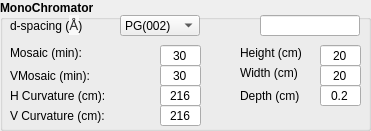
   <widget class="QGroupBox" name="groupBox_3">
    <property name="geometry">
     <rect>
      <x>10</x>
      <y>140</y>
      <width>371</width>
      <height>131</height>
     </rect>
    </property>
    <property name="font">
     <font>
      <weight>75</weight>
      <bold>true</bold>
     </font>
    </property>
    <property name="title">
     <string>MonoChromator</string>
    </property>
    <widget class="QLineEdit" name="mono_hcurve_input">
     <property name="geometry">
      <rect>
       <x>160</x>
       <y>85</y>
       <width>41</width>
       <height>21</height>
      </rect>
     </property>
     <property name="minimumSize">
      <size>
       <width>41</width>
       <height>21</height>
      </size>
     </property>
     <property name="maximumSize">
      <size>
       <width>41</width>
       <height>21</height>
      </size>
     </property>
     <property name="font">
      <font>
       <weight>50</weight>
       <bold>false</bold>
      </font>
     </property>
     <property name="text">
      <string>216</string>
     </property>
     <property name="alignment">
      <set>Qt::AlignCenter</set>
     </property>
    </widget>
    <widget class="QLineEdit" name="mono_select_input">
     <property name="geometry">
      <rect>
       <x>260</x>
       <y>15</y>
       <width>100</width>
       <height>21</height>
      </rect>
     </property>
     <property name="minimumSize">
      <size>
       <width>100</width>
       <height>21</height>
      </size>
     </property>
     <property name="maximumSize">
      <size>
       <width>100</width>
       <height>21</height>
      </size>
     </property>
     <property name="font">
      <font>
       <weight>50</weight>
       <bold>false</bold>
      </font>
     </property>
     <property name="alignment">
      <set>Qt::AlignCenter</set>
     </property>
    </widget>
    <widget class="QLabel" name="mono_hcurve_label">
     <property name="geometry">
      <rect>
       <x>10</x>
       <y>85</y>
       <width>161</width>
       <height>21</height>
      </rect>
     </property>
     <property name="minimumSize">
      <size>
       <width>161</width>
       <height>21</height>
      </size>
     </property>
     <property name="font">
      <font>
       <weight>50</weight>
       <bold>false</bold>
      </font>
     </property>
     <property name="text">
      <string>H Curvature (cm):</string>
     </property>
     <property name="alignment">
      <set>Qt::AlignLeading|Qt::AlignLeft|Qt::AlignVCenter</set>
     </property>
    </widget>
    <widget class="QLabel" name="mono_vcurve_label">
     <property name="geometry">
      <rect>
       <x>10</x>
       <y>105</y>
       <width>161</width>
       <height>21</height>
      </rect>
     </property>
     <property name="minimumSize">
      <size>
       <width>161</width>
       <height>21</height>
      </size>
     </property>
     <property name="font">
      <font>
       <weight>50</weight>
       <bold>false</bold>
      </font>
     </property>
     <property name="text">
      <string>V Curvature (cm):</string>
     </property>
     <property name="alignment">
      <set>Qt::AlignLeading|Qt::AlignLeft|Qt::AlignVCenter</set>
     </property>
    </widget>
    <widget class="QLabel" name="mono_height_label">
     <property name="geometry">
      <rect>
       <x>240</x>
       <y>45</y>
       <width>81</width>
       <height>16</height>
      </rect>
     </property>
     <property name="sizePolicy">
      <sizepolicy hsizetype="Fixed" vsizetype="Fixed">
       <horstretch>0</horstretch>
       <verstretch>0</verstretch>
      </sizepolicy>
     </property>
     <property name="minimumSize">
      <size>
       <width>81</width>
       <height>16</height>
      </size>
     </property>
     <property name="font">
      <font>
       <weight>50</weight>
       <bold>false</bold>
      </font>
     </property>
     <property name="text">
      <string>Height (cm)</string>
     </property>
     <property name="alignment">
      <set>Qt::AlignLeading|Qt::AlignLeft|Qt::AlignVCenter</set>
     </property>
    </widget>
    <widget class="QLineEdit" name="mono_vmosaic_input">
     <property name="geometry">
      <rect>
       <x>160</x>
       <y>65</y>
       <width>41</width>
       <height>21</height>
      </rect>
     </property>
     <property name="minimumSize">
      <size>
       <width>41</width>
       <height>21</height>
      </size>
     </property>
     <property name="maximumSize">
      <size>
       <width>41</width>
       <height>21</height>
      </size>
     </property>
     <property name="font">
      <font>
       <weight>50</weight>
       <bold>false</bold>
      </font>
     </property>
     <property name="text">
      <string>30</string>
     </property>
     <property name="alignment">
      <set>Qt::AlignCenter</set>
     </property>
    </widget>
    <widget class="QLabel" name="mono_width_label">
     <property name="geometry">
      <rect>
       <x>240</x>
       <y>65</y>
       <width>81</width>
       <height>16</height>
      </rect>
     </property>
     <property name="sizePolicy">
      <sizepolicy hsizetype="Fixed" vsizetype="Fixed">
       <horstretch>0</horstretch>
       <verstretch>0</verstretch>
      </sizepolicy>
     </property>
     <property name="minimumSize">
      <size>
       <width>81</width>
       <height>16</height>
      </size>
     </property>
     <property name="font">
      <font>
       <weight>50</weight>
       <bold>false</bold>
      </font>
     </property>
     <property name="text">
      <string>Width (cm)</string>
     </property>
     <property name="alignment">
      <set>Qt::AlignLeading|Qt::AlignLeft|Qt::AlignVCenter</set>
     </property>
    </widget>
    <widget class="QLabel" name="mono_select_label">
     <property name="geometry">
      <rect>
       <x>10</x>
       <y>15</y>
       <width>101</width>
       <height>21</height>
      </rect>
     </property>
     <property name="sizePolicy">
      <sizepolicy hsizetype="Fixed" vsizetype="Fixed">
       <horstretch>0</horstretch>
       <verstretch>0</verstretch>
      </sizepolicy>
     </property>
     <property name="minimumSize">
      <size>
       <width>101</width>
       <height>21</height>
      </size>
     </property>
     <property name="font">
      <font>
       <weight>50</weight>
       <bold>false</bold>
      </font>
     </property>
     <property name="text">
      <string>&lt;html&gt;&lt;head/&gt;&lt;body&gt;&lt;p&gt;d-spacing (&lt;span style=&quot; font-family:'Open Sans,Helvetica Neue,Helvetica,Arial,sans-serif'; font-size:14px; color:#333333; background-color:#f9f9f9;&quot;&gt;Å&lt;/span&gt;)&lt;/p&gt;&lt;/body&gt;&lt;/html&gt;</string>
     </property>
     <property name="alignment">
      <set>Qt::AlignLeading|Qt::AlignLeft|Qt::AlignVCenter</set>
     </property>
    </widget>
    <widget class="QLineEdit" name="mono_width_input">
     <property name="geometry">
      <rect>
       <x>320</x>
       <y>65</y>
       <width>41</width>
       <height>21</height>
      </rect>
     </property>
     <property name="minimumSize">
      <size>
       <width>41</width>
       <height>21</height>
      </size>
     </property>
     <property name="maximumSize">
      <size>
       <width>41</width>
       <height>21</height>
      </size>
     </property>
     <property name="font">
      <font>
       <weight>50</weight>
       <bold>false</bold>
      </font>
     </property>
     <property name="text">
      <string>20</string>
     </property>
     <property name="alignment">
      <set>Qt::AlignCenter</set>
     </property>
    </widget>
    <widget class="QLineEdit" name="mono_height_input">
     <property name="geometry">
      <rect>
       <x>320</x>
       <y>45</y>
       <width>41</width>
       <height>21</height>
      </rect>
     </property>
     <property name="minimumSize">
      <size>
       <width>41</width>
       <height>21</height>
      </size>
     </property>
     <property name="maximumSize">
      <size>
       <width>41</width>
       <height>21</height>
      </size>
     </property>
     <property name="font">
      <font>
       <weight>50</weight>
       <bold>false</bold>
      </font>
     </property>
     <property name="text">
      <string>20</string>
     </property>
     <property name="alignment">
      <set>Qt::AlignCenter</set>
     </property>
    </widget>
    <widget class="QLabel" name="mono_mosaic_label">
     <property name="geometry">
      <rect>
       <x>10</x>
       <y>45</y>
       <width>111</width>
       <height>16</height>
      </rect>
     </property>
     <property name="sizePolicy">
      <sizepolicy hsizetype="Fixed" vsizetype="Fixed">
       <horstretch>0</horstretch>
       <verstretch>0</verstretch>
      </sizepolicy>
     </property>
     <property name="minimumSize">
      <size>
       <width>111</width>
       <height>16</height>
      </size>
     </property>
     <property name="font">
      <font>
       <weight>50</weight>
       <bold>false</bold>
      </font>
     </property>
     <property name="text">
      <string>Mosaic (min):</string>
     </property>
     <property name="alignment">
      <set>Qt::AlignLeading|Qt::AlignLeft|Qt::AlignVCenter</set>
     </property>
    </widget>
    <widget class="QLabel" name="mono_depth_label">
     <property name="geometry">
      <rect>
       <x>240</x>
       <y>85</y>
       <width>81</width>
       <height>21</height>
      </rect>
     </property>
     <property name="sizePolicy">
      <sizepolicy hsizetype="Fixed" vsizetype="Fixed">
       <horstretch>0</horstretch>
       <verstretch>0</verstretch>
      </sizepolicy>
     </property>
     <property name="minimumSize">
      <size>
       <width>81</width>
       <height>16</height>
      </size>
     </property>
     <property name="font">
      <font>
       <weight>50</weight>
       <bold>false</bold>
      </font>
     </property>
     <property name="text">
      <string>Depth (cm)</string>
     </property>
     <property name="alignment">
      <set>Qt::AlignLeading|Qt::AlignLeft|Qt::AlignVCenter</set>
     </property>
    </widget>
    <widget class="QComboBox" name="mono_select_dropdown">
     <property name="geometry">
      <rect>
       <x>120</x>
       <y>15</y>
       <width>80</width>
       <height>21</height>
      </rect>
     </property>
     <property name="minimumSize">
      <size>
       <width>80</width>
       <height>21</height>
      </size>
     </property>
     <property name="maximumSize">
      <size>
       <width>120</width>
       <height>21</height>
      </size>
     </property>
     <property name="font">
      <font>
       <weight>50</weight>
       <bold>false</bold>
      </font>
     </property>
     <item>
      <property name="text">
       <string>PG(002)</string>
      </property>
     </item>
     <item>
      <property name="text">
       <string>PG(004)</string>
      </property>
     </item>
     <item>
      <property name="text">
       <string>PG(110)</string>
      </property>
     </item>
     <item>
      <property name="text">
       <string>Ge(111)</string>
      </property>
     </item>
     <item>
      <property name="text">
       <string>Ge(220)</string>
      </property>
     </item>
     <item>
      <property name="text">
       <string>Ge(311)</string>
      </property>
     </item>
     <item>
      <property name="text">
       <string>Be(002)</string>
      </property>
     </item>
     <item>
      <property name="text">
       <string>Cu2MnAl(111)</string>
      </property>
     </item>
     <item>
      <property name="text">
       <string>Co0.92Fe0.08(200)</string>
      </property>
     </item>
     <item>
      <property name="text">
       <string>Ge(511)</string>
      </property>
     </item>
     <item>
      <property name="text">
       <string>Ge(533)</string>
      </property>
     </item>
     <item>
      <property name="text">
       <string>Si(111)</string>
      </property>
     </item>
     <item>
      <property name="text">
       <string>Cu(111)</string>
      </property>
     </item>
     <item>
      <property name="text">
       <string>Cu(002)</string>
      </property>
     </item>
     <item>
      <property name="text">
       <string>Cu(220)</string>
      </property>
     </item>
     <item>
      <property name="text">
       <string>Custom</string>
      </property>
     </item>
    </widget>
    <widget class="QLineEdit" name="mono_vcurve_input">
     <property name="geometry">
      <rect>
       <x>160</x>
       <y>105</y>
       <width>41</width>
       <height>21</height>
      </rect>
     </property>
     <property name="minimumSize">
      <size>
       <width>41</width>
       <height>21</height>
      </size>
     </property>
     <property name="maximumSize">
      <size>
       <width>41</width>
       <height>21</height>
      </size>
     </property>
     <property name="font">
      <font>
       <weight>50</weight>
       <bold>false</bold>
      </font>
     </property>
     <property name="text">
      <string>216</string>
     </property>
     <property name="alignment">
      <set>Qt::AlignCenter</set>
     </property>
    </widget>
    <widget class="QLabel" name="mono_vmosaic_label">
     <property name="geometry">
      <rect>
       <x>10</x>
       <y>65</y>
       <width>111</width>
       <height>21</height>
      </rect>
     </property>
     <property name="sizePolicy">
      <sizepolicy hsizetype="Fixed" vsizetype="Fixed">
       <horstretch>0</horstretch>
       <verstretch>0</verstretch>
      </sizepolicy>
     </property>
     <property name="minimumSize">
      <size>
       <width>111</width>
       <height>21</height>
      </size>
     </property>
     <property name="font">
      <font>
       <weight>50</weight>
       <bold>false</bold>
      </font>
     </property>
     <property name="text">
      <string>VMosaic (min):</string>
     </property>
     <property name="alignment">
      <set>Qt::AlignLeading|Qt::AlignLeft|Qt::AlignVCenter</set>
     </property>
    </widget>
    <widget class="QLineEdit" name="mono_mosaic_input">
     <property name="geometry">
      <rect>
       <x>160</x>
       <y>45</y>
       <width>41</width>
       <height>21</height>
      </rect>
     </property>
     <property name="minimumSize">
      <size>
       <width>41</width>
       <height>21</height>
      </size>
     </property>
     <property name="maximumSize">
      <size>
       <width>41</width>
       <height>21</height>
      </size>
     </property>
     <property name="font">
      <font>
       <weight>50</weight>
       <bold>false</bold>
      </font>
     </property>
     <property name="text">
      <string>30</string>
     </property>
     <property name="alignment">
      <set>Qt::AlignCenter</set>
     </property>
    </widget>
    <widget class="QLineEdit" name="mono_depth_input">
     <property name="geometry">
      <rect>
       <x>320</x>
       <y>85</y>
       <width>41</width>
       <height>21</height>
      </rect>
     </property>
     <property name="minimumSize">
      <size>
       <width>41</width>
       <height>21</height>
      </size>
     </property>
     <property name="maximumSize">
      <size>
       <width>41</width>
       <height>21</height>
      </size>
     </property>
     <property name="font">
      <font>
       <weight>50</weight>
       <bold>false</bold>
      </font>
     </property>
     <property name="text">
      <string>0.2</string>
     </property>
     <property name="alignment">
      <set>Qt::AlignCenter</set>
     </property>
    </widget>
   </widget>
